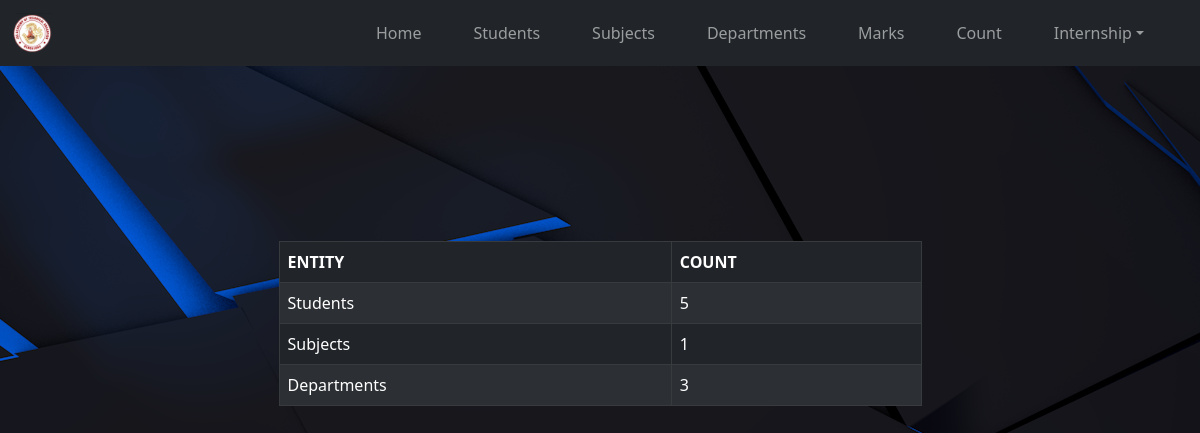
Page /count on the committed database.
### tables this page shows
CREATE TABLE total_count(ENTITY VARCHAR(20) PRIMARY KEY, TOTAL INTEGER);

### main.py (the view)
@app.route('/count', methods=['GET'])
def count():
    return render_template('count.html', headings=db_obj.get_headings('total_count'), content=db_obj.get_count())

### sql.py (called while the page is built)
    def get_headings(self, table_name):
        return self.table_headings[table_name]

    def get_count(self):
        return self.curr.execute('SELECT * from total_count').fetchall()

### templates/count.html (shortened to what this page needs)
{% extends 'base.html' %}
{% block body %}
<div class="container" style="max-width: 667px;">
    <table class="table table-dark table-hover table-bordered table-striped" style="margin-top: 175px;">
        <thead>
            <tr>
                {% for heading in headings %}
                <th>{{ heading }}</th>
                {% endfor %}
            </tr>
        </thead>
        <tbody>
        {% for row in content %}
        <tr>
            {% for item in row %}
            <td>{{ item }}</td>
            {% endfor %}
        </tr>
        {% endfor %}
        </tbody>
    </table>
</div>
{% endblock body %}

### rows in the picture
total_count: ENTITY "Students", row "5"
total_count: ENTITY "Subjects", row "1"
total_count: ENTITY "Departments", row "3"

### other values in the picture
{{ heading }} "ENTITY" "COUNT"
